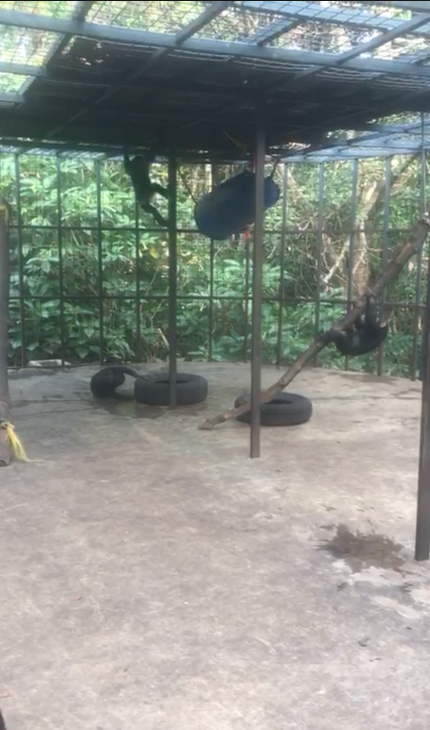
#> input picture Code/Annotation_visu/3.png, 860 x 1460 px, given in place of 20241009 - 09h07_frame_0217.png, which was not available (shown at 1/2 size)
$ jupyter execute --allow-errors preprocess_CCR.ipynb   (text cells are left out)
#> lines starting #> are read from the running program, lines starting #| are printed output that depends on the picture; pictures that were not available may be replaced by others from this repository, and a replacement may not be noted
[cell 1]
import cv2
import pandas as pd
import matplotlib.pyplot as plt
import os
import numpy as np
from PIL import Image

[cell 2]
videos_path = "C:/Users/julie/OneDrive - UCL/Master_2/Mémoire/ChimpRec/ChimpRec-Dataset/CCR/data/videos"
bodies_annotations_path = "C:/Users/julie/OneDrive - UCL/Master_2/Mémoire/ChimpRec/ChimpRec-Dataset/CCR/annotations/body_data.csv"
faces_annotations_path = "C:/Users/julie/OneDrive - UCL/Master_2/Mémoire/ChimpRec/ChimpRec-Dataset/CCR/annotations/face_data.csv"
frames_annotations_path = "C:/Users/julie/OneDrive - UCL/Master_2/Mémoire/ChimpRec/ChimpRec-Dataset/CCR/annotations/frame_data.csv"

#> (a cell that did not finish here is left out)

[cell 4]
# [28 lines left out: function get_frame, not called in this run]

def yolo_to_pixel(coord, img_W, img_H):
    """
    Compute the coordinates of the bbox in pixels term.

    Args:
        coord (tuple): Bbox in YOLO format.
        img_W (int): Width of the image.
        img_H (int): Height of the image.

    Returns:
        tuple: The coordinate of the top left an the bottom right corner of the bbox in pixel term.
    """
    x, y, w, h = coord

    x1 = max(0, int((x - w / 2) * img_W))
    y1 = max(0, int((y - h / 2) * img_H))
    x2 = min(img_W, int((x + w / 2) * img_W))
    y2 = min(img_H, int((y + h / 2) * img_H))

    return x1, y1, x2, y2


# [37 lines left out: functions face_pixel_coord, body_pixel_coord, not called in this run]

[cell 5]
from PIL import Image
test_image_path = "C:/Users/julie/Documents/Unif/Mémoire/YOLO_detection/images/train/20241009 - 09h07_frame_0217.png"

coord = 0.427685, 0.441051, 0.173193, 0.473898

# Charger l'image avec OpenCV
img = Image.open(test_image_path)
#> img is the input picture: PIL image 860x1460 RGBA; mean R, G, B, A 141.5, 146.4, 139.7, 255
frame = np.array(img)

# Vérifier que l'image a bien été chargée
if frame is None:
    print(f"Erreur : Impossible de charger l'image {test_image_path}")
else:
    # Dimensions de l'image
    height, width, _ = frame.shape
#> height = 1460; width = 860
    print(height, width)
#| 1460 860

    # Conversion YOLO -> Pixels
    x1, y1, x2, y2 = yolo_to_pixel(coord, width, height)
#> x1 = 293; y1 = 297; x2 = 442; y2 = 989

    # Vérifier que la zone est valide
    if x1 >= x2 or y1 >= y2:
        print(f"Erreur : Coordonnées invalides ({x1}, {y1}) -> ({x2}, {y2})")
    else:
        cropped_body = frame[y1:y2, x1:x2]
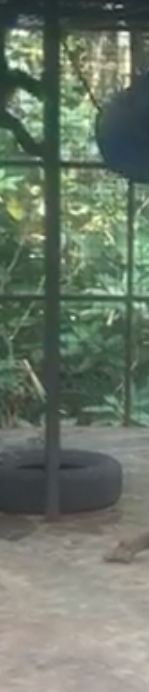
#> cropped_body: shape (692, 149, 4); mean R, G, B, A 108.1, 119.5, 104.9, 255

        # Afficher l'image en entier et recadrée
        plt.figure(figsize=(10, 5))
        plt.subplot(1, 2, 1)
        plt.imshow(frame)
        plt.title("Image entière")
        plt.axis("off")

        plt.subplot(1, 2, 2)
        plt.imshow(cropped_body)
        plt.title("Corps extrait")
        plt.axis("off")

        plt.show()
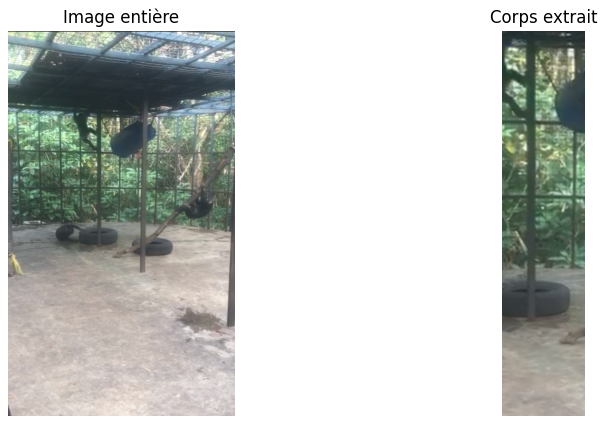
#> figure drawn by matplotlib, 2 panels

#> (a cell that did not finish here is left out)

[cell 7]
# [98 lines left out: functions get_cropped_body, get_cropped_face, face_to_yolo_relative_to_body, not called in this run]

#> (a cell that did not finish here is left out)

[cell 9]
img = Image.open("C:/Users/julie/Documents/Unif/Mémoire/face_detection_dataset/images/train/face5.png")
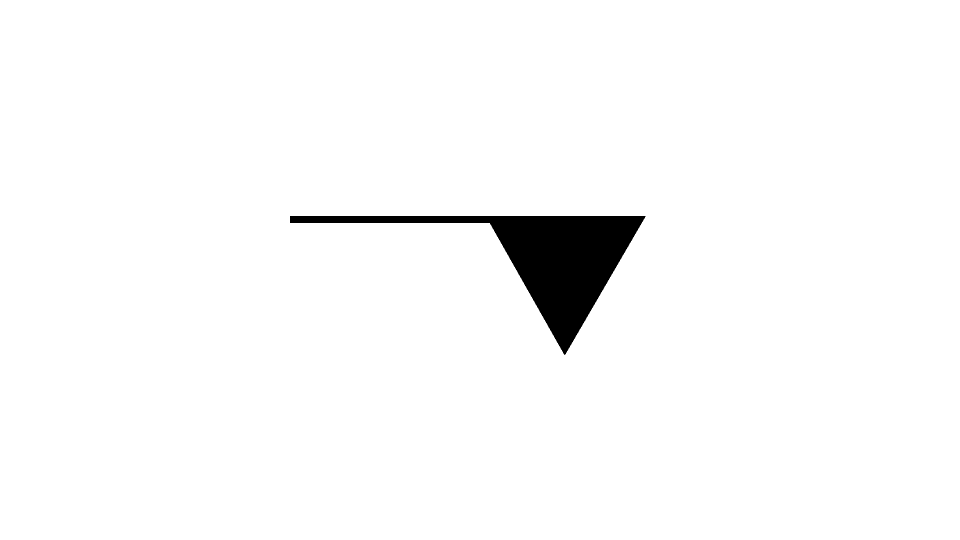
#> input picture Code/Annotation_visu/Untitled.png, 1920 x 1080 px, given in place of face5.png, which was not available (shown at 1/2 size)
#> img is the input picture: PIL image 1920x1080 RGBA; mean R, G, B, A 0, 0, 0, 6.2
frame = np.array(img)
plt.figure(figsize=(10, 5))
plt.subplot(1, 2, 1)
plt.imshow(frame)
plt.title("Body")
plt.axis("off")
plt.show()

#> (the rest of this cell did not finish here and is left out)
